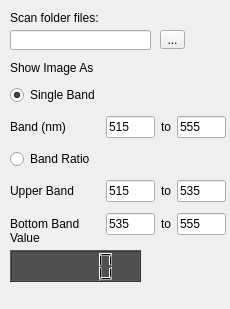
<?xml version="1.0" encoding="UTF-8"?>
<ui version="4.0">
 <class>Form</class>
 <widget class="QWidget" name="Form">
  <property name="geometry">
   <rect>
    <x>0</x>
    <y>0</y>
    <width>230</width>
    <height>309</height>
   </rect>
  </property>
  <property name="windowTitle">
   <string>Form</string>
  </property>
  <widget class="QLabel" name="label_13">
   <property name="geometry">
    <rect>
     <x>10</x>
     <y>60</y>
     <width>111</width>
     <height>16</height>
    </rect>
   </property>
   <property name="text">
    <string>Show Image As</string>
   </property>
  </widget>
  <widget class="QWidget" name="gridLayoutWidget">
   <property name="geometry">
    <rect>
     <x>10</x>
     <y>80</y>
     <width>216</width>
     <height>161</height>
    </rect>
   </property>
   <layout class="QGridLayout" name="gridLayout">
    <item row="1" column="0">
     <widget class="QLabel" name="label_16">
      <property name="text">
       <string>Band (nm)</string>
      </property>
     </widget>
    </item>
    <item row="4" column="0">
     <widget class="QLabel" name="label_18">
      <property name="text">
       <string>Upper Band </string>
      </property>
     </widget>
    </item>
    <item row="5" column="1">
     <widget class="QLineEdit" name="lineEdit_bandRatioInf0">
      <property name="text">
       <string>535</string>
      </property>
     </widget>
    </item>
    <item row="0" column="0">
     <widget class="QRadioButton" name="radioButton_hyper_singleBand">
      <property name="text">
       <string>Single Band</string>
      </property>
      <property name="checked">
       <bool>true</bool>
      </property>
     </widget>
    </item>
    <item row="5" column="0">
     <widget class="QLabel" name="label_19">
      <property name="text">
       <string>Bottom Band</string>
      </property>
     </widget>
    </item>
    <item row="1" column="1">
     <widget class="QLineEdit" name="lineEdit_singleBand0">
      <property name="text">
       <string>515</string>
      </property>
     </widget>
    </item>
    <item row="3" column="0">
     <widget class="QRadioButton" name="radioButton_hyper_bandRatio">
      <property name="text">
       <string>Band Ratio</string>
      </property>
     </widget>
    </item>
    <item row="1" column="3">
     <widget class="QLineEdit" name="lineEdit_singleBand1">
      <property name="text">
       <string>555</string>
      </property>
     </widget>
    </item>
    <item row="4" column="1">
     <widget class="QLineEdit" name="lineEdit_bandRatioSup0">
      <property name="text">
       <string>515</string>
      </property>
     </widget>
    </item>
    <item row="1" column="2">
     <widget class="QLabel" name="label">
      <property name="text">
       <string>to</string>
      </property>
     </widget>
    </item>
    <item row="4" column="2">
     <widget class="QLabel" name="label_2">
      <property name="text">
       <string>to</string>
      </property>
     </widget>
    </item>
    <item row="5" column="2">
     <widget class="QLabel" name="label_3">
      <property name="text">
       <string>to</string>
      </property>
     </widget>
    </item>
    <item row="4" column="3">
     <widget class="QLineEdit" name="lineEdit_bandRatioSup1">
      <property name="text">
       <string>535</string>
      </property>
     </widget>
    </item>
    <item row="5" column="3">
     <widget class="QLineEdit" name="lineEdit_bandRatioInf1">
      <property name="text">
       <string>555</string>
      </property>
     </widget>
    </item>
   </layout>
  </widget>
  <widget class="QLabel" name="label_4">
   <property name="geometry">
    <rect>
     <x>10</x>
     <y>230</y>
     <width>51</width>
     <height>16</height>
    </rect>
   </property>
   <property name="text">
    <string>Value</string>
   </property>
  </widget>
  <widget class="QLCDNumber" name="lcdNumber_hyperValue">
   <property name="enabled">
    <bool>true</bool>
   </property>
   <property name="geometry">
    <rect>
     <x>10</x>
     <y>250</y>
     <width>131</width>
     <height>32</height>
    </rect>
   </property>
   <property name="styleSheet">
    <string notr="true">background-color: rgb(80, 80, 80);
selection-color: rgb(255, 255, 255);</string>
   </property>
  </widget>
  <widget class="QLabel" name="label_14">
   <property name="geometry">
    <rect>
     <x>10</x>
     <y>10</y>
     <width>91</width>
     <height>16</height>
    </rect>
   </property>
   <property name="text">
    <string>Scan folder files:</string>
   </property>
  </widget>
  <widget class="QLineEdit" name="lineEdit_scanFiles">
   <property name="geometry">
    <rect>
     <x>10</x>
     <y>30</y>
     <width>141</width>
     <height>20</height>
    </rect>
   </property>
  </widget>
  <widget class="QToolButton" name="toolButton_selectFolder">
   <property name="geometry">
    <rect>
     <x>160</x>
     <y>30</y>
     <width>25</width>
     <height>19</height>
    </rect>
   </property>
   <property name="text">
    <string>...</string>
   </property>
  </widget>
 </widget>
 <resources/>
 <connections/>
</ui>
